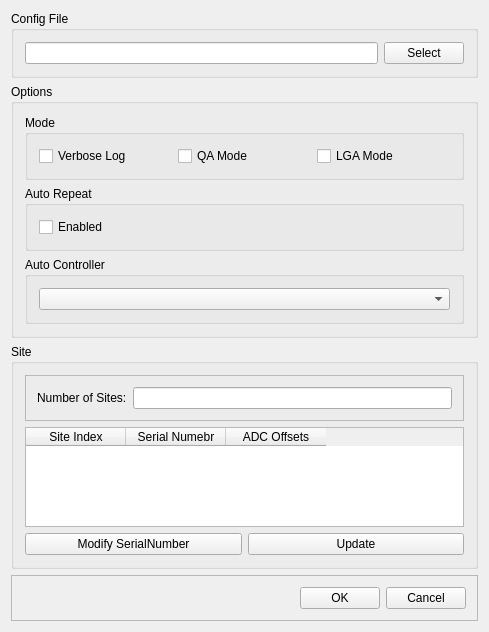
<?xml version="1.0" encoding="UTF-8"?>
<ui version="4.0">
 <class>Syn_LocalSettingsDlg</class>
 <widget class="QWidget" name="Syn_LocalSettingsDlg">
  <property name="windowModality">
   <enum>Qt::ApplicationModal</enum>
  </property>
  <property name="geometry">
   <rect>
    <x>0</x>
    <y>0</y>
    <width>489</width>
    <height>632</height>
   </rect>
  </property>
  <property name="windowTitle">
   <string>Local Settings</string>
  </property>
  <layout class="QGridLayout" name="gridLayout_8">
   <item row="1" column="0">
    <widget class="QGroupBox" name="OptionsGroupBox">
     <property name="title">
      <string>Options</string>
     </property>
     <layout class="QGridLayout" name="gridLayout_5">
      <item row="0" column="0">
       <widget class="QGroupBox" name="ModeGroupBox">
        <property name="title">
         <string>Mode</string>
        </property>
        <layout class="QGridLayout" name="gridLayout_2">
         <item row="0" column="0">
          <widget class="QCheckBox" name="VerboseLogCheckBox">
           <property name="text">
            <string>Verbose Log</string>
           </property>
          </widget>
         </item>
         <item row="0" column="1">
          <widget class="QCheckBox" name="QAModeCheckBox">
           <property name="text">
            <string>QA Mode</string>
           </property>
          </widget>
         </item>
         <item row="0" column="2">
          <widget class="QCheckBox" name="LGAModecheckBox">
           <property name="text">
            <string>LGA Mode</string>
           </property>
          </widget>
         </item>
        </layout>
       </widget>
      </item>
      <item row="1" column="0">
       <widget class="QGroupBox" name="AutoRepeatGroupBox">
        <property name="title">
         <string>Auto Repeat</string>
        </property>
        <layout class="QGridLayout" name="gridLayout_3">
         <item row="0" column="0">
          <widget class="QCheckBox" name="AutoRepeatEnabledCheckBox">
           <property name="text">
            <string>Enabled</string>
           </property>
          </widget>
         </item>
        </layout>
       </widget>
      </item>
      <item row="2" column="0">
       <widget class="QGroupBox" name="AutoControllerGroupBox">
        <property name="title">
         <string>Auto Controller</string>
        </property>
        <layout class="QGridLayout" name="gridLayout_4">
         <item row="0" column="0">
          <widget class="QComboBox" name="AutoControllerComboBox"/>
         </item>
        </layout>
       </widget>
      </item>
     </layout>
    </widget>
   </item>
   <item row="0" column="0">
    <widget class="QGroupBox" name="SysConfigFileGroupBox">
     <property name="title">
      <string>Config File</string>
     </property>
     <layout class="QGridLayout" name="gridLayout">
      <item row="0" column="0">
       <widget class="QLineEdit" name="SysConfigFileLlineEdit">
        <property name="readOnly">
         <bool>true</bool>
        </property>
       </widget>
      </item>
      <item row="0" column="1">
       <widget class="QPushButton" name="SelectSysConfigFilePushButton">
        <property name="text">
         <string>Select</string>
        </property>
       </widget>
      </item>
     </layout>
    </widget>
   </item>
   <item row="2" column="0">
    <widget class="QGroupBox" name="SiteGroupBox">
     <property name="title">
      <string>Site</string>
     </property>
     <layout class="QGridLayout" name="gridLayout_6">
      <item row="0" column="0">
       <widget class="QFrame" name="frame_2">
        <property name="frameShape">
         <enum>QFrame::StyledPanel</enum>
        </property>
        <property name="frameShadow">
         <enum>QFrame::Raised</enum>
        </property>
        <layout class="QHBoxLayout" name="horizontalLayout">
         <item>
          <widget class="QLabel" name="SiteCountsSettingLabel">
           <property name="text">
            <string>Number of Sites:</string>
           </property>
          </widget>
         </item>
         <item>
          <widget class="QLineEdit" name="SiteCountsLineEdit"/>
         </item>
        </layout>
       </widget>
      </item>
      <item row="1" column="0">
       <widget class="QTableWidget" name="SiteTableWidget">
        <column>
         <property name="text">
          <string>Site Index</string>
         </property>
        </column>
        <column>
         <property name="text">
          <string extracomment="100">Serial Numebr</string>
         </property>
        </column>
        <column>
         <property name="text">
          <string>ADC Offsets</string>
         </property>
        </column>
       </widget>
      </item>
      <item row="2" column="0">
       <layout class="QHBoxLayout" name="horizontalLayout_2">
        <item>
         <widget class="QPushButton" name="ModifySerialNumberPushButton">
          <property name="text">
           <string>Modify SerialNumber</string>
          </property>
         </widget>
        </item>
        <item>
         <widget class="QPushButton" name="UpdateSitePushButton">
          <property name="text">
           <string>Update</string>
          </property>
         </widget>
        </item>
       </layout>
      </item>
     </layout>
    </widget>
   </item>
   <item row="3" column="0">
    <widget class="QFrame" name="frame">
     <property name="frameShape">
      <enum>QFrame::StyledPanel</enum>
     </property>
     <property name="frameShadow">
      <enum>QFrame::Raised</enum>
     </property>
     <layout class="QGridLayout" name="gridLayout_7">
      <item row="0" column="2">
       <widget class="QPushButton" name="CancelPushButton">
        <property name="text">
         <string>Cancel</string>
        </property>
       </widget>
      </item>
      <item row="0" column="1">
       <widget class="QPushButton" name="OKPushButton">
        <property name="text">
         <string>OK</string>
        </property>
       </widget>
      </item>
      <item row="0" column="0">
       <spacer name="horizontalSpacer">
        <property name="orientation">
         <enum>Qt::Horizontal</enum>
        </property>
        <property name="sizeHint" stdset="0">
         <size>
          <width>40</width>
          <height>20</height>
         </size>
        </property>
       </spacer>
      </item>
     </layout>
    </widget>
   </item>
  </layout>
 </widget>
 <layoutdefault spacing="6" margin="11"/>
 <resources/>
 <connections/>
</ui>
